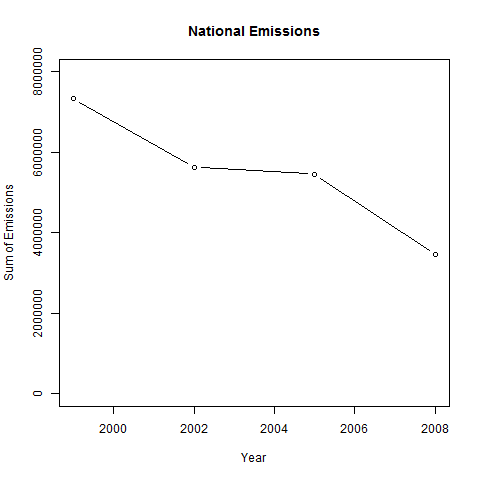

The script that saved this image:
#Question 1
#Have total emissions from PM2.5 decreased in the United States from 1999 to 2008? Using the base plotting system, make a plot showing the total 
#PM2.5 emission from all sources for each of the years 1999, 2002, 2005, and 2008.

#If not already completed, download and read in the data - include libraries
file_name <- "~/data.r"
source(file_name)

#Finds the sum of the emissions from PM2.5 grouped up by year
total <- NEI %>%
  group_by(year) %>%
  summarize(sum = sum(Emissions))

#write the png
png(filename = "~/plot1.png", width = 480, height = 480)

options(scipen = 7)

#create a plot that shows the sum of emissions by year
plot(total$year, total$sum, type = "b", xlab = "Year", ylab = "Sum of Emissions", main = "National Emissions", ylim = c(0,8000000))


#renew graphics device
dev.off()

#!!!!!!!!!!!!!!!!!!!!!!!!!!!!!!!!!!!!!!!!!!!!!
#Notes:
#
#Emissions seem to be decreasing
#!!!!!!!!!!!!!!!!!!!!!!!!!!!!!!!!!!!!!!!!!!!!!